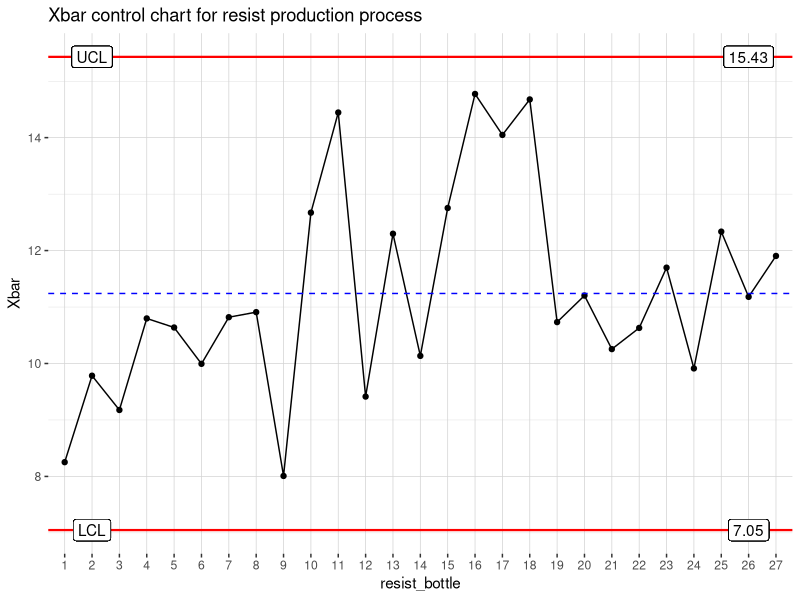
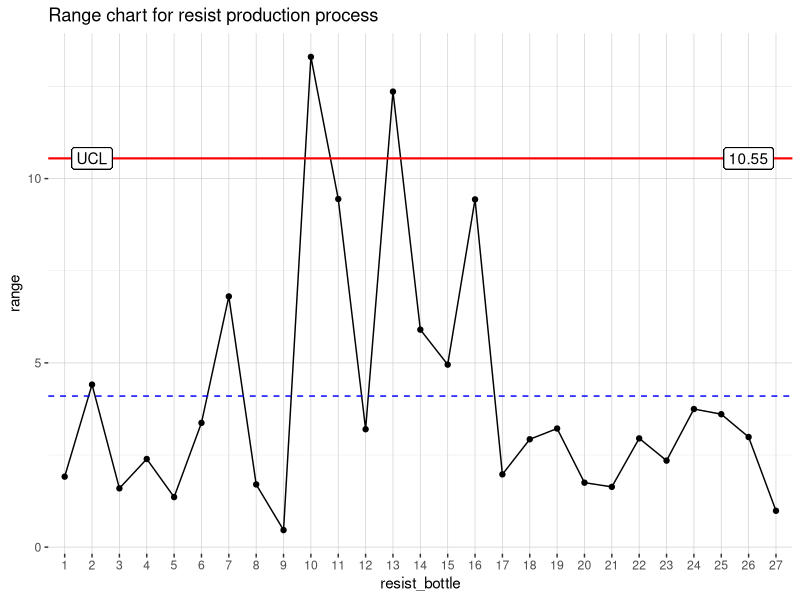
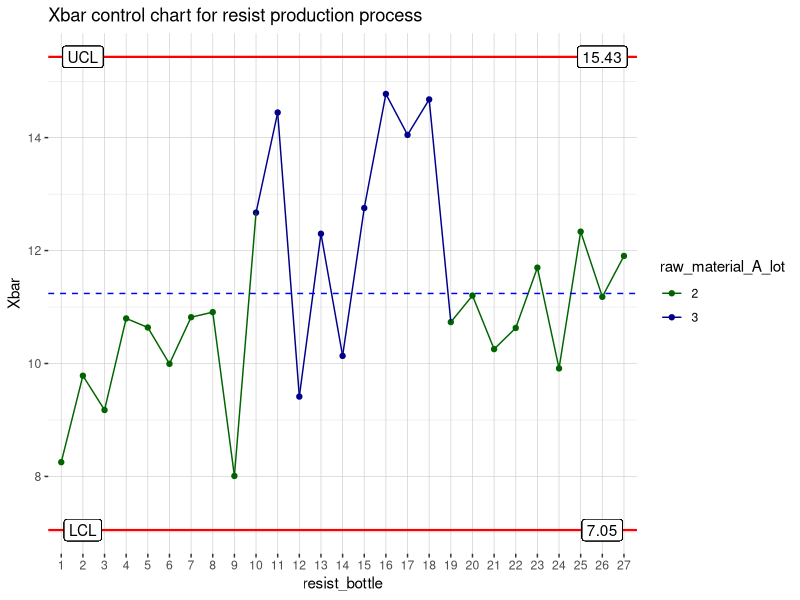
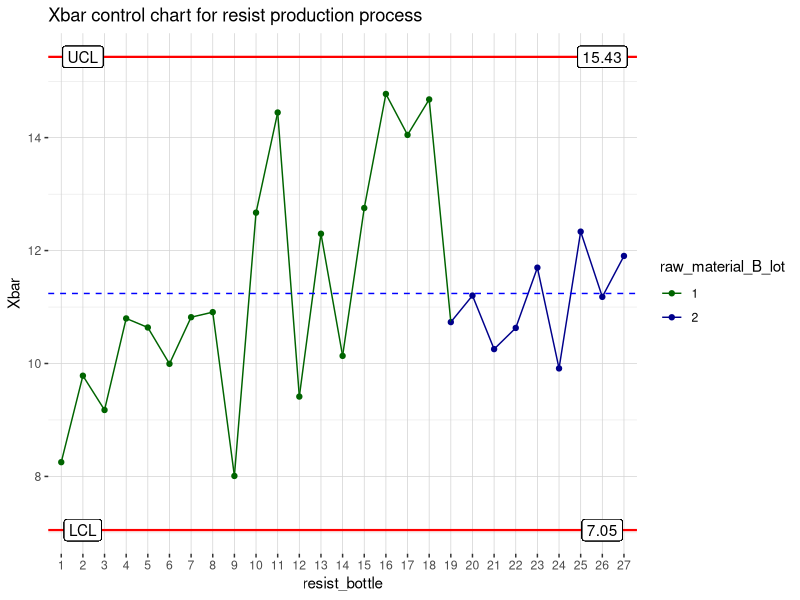

These charts were generated, in order, by the following R code:
## ---- chunk 1
knitr::opts_chunk$set(echo = TRUE)
library(ggplot2)
library(tidyr)
th1<- theme(
  panel.background = element_rect(fill = "white",
                                  colour = "white",
                                  size = 0.25, linetype = "solid"),
  panel.grid.major = element_line(size = 0.25, linetype = 'solid',
                                  colour = "light grey"), 
  panel.grid.minor = element_line(size = 0.1, linetype = 'solid',
                                  colour = "light grey"))
c.palette <- c("dark green", "dark blue", "dark red")
## ---- chunk 2

set.seed(5555)
resist_df1 <- data.frame(
  resist_bottle = as.factor(rep(1:9, each=3)),
  measurment_order = rep(seq(1:3),3),
  coat_thickness = rnorm(n = 3*9, mean = 10, sd = 2),
  batch = as.ordered(rep(1)),
  raw_material_A_lot = as.ordered(rep(2)),
  raw_material_B_lot = as.ordered(rep(1)),
  date_run = seq(as.POSIXct('2019/01/01 00:53:00'), as.POSIXct('2019/01/02 02:53:00'), by="hour")
 
  
) 

resist_df2 <- data.frame(
  resist_bottle = as.factor(rep(10:18, each=3)),
  coat_thickness = rnorm(n = 3*9, mean = 11, sd = 6),
  measurment_order = rep(seq(1:3),3),
  batch = as.ordered(rep(2)),
  raw_material_A_lot = as.ordered(rep(3)),
  raw_material_B_lot = as.ordered(rep(1)),
  date_run = seq(as.POSIXct('2019/01/02 03:53:00'), as.POSIXct('2019/01/03 05:53:00'), by="hour")
  
) 

resist_df3 <- data.frame(
  resist_bottle = as.factor(rep(19:27, each=3)),
  coat_thickness = rnorm(n = 3*9, mean = 10.5, sd = 1.6),
  measurment_order = rep(seq(1:3),3),
  batch = as.ordered(rep(3)),
  raw_material_A_lot = as.ordered(rep(2)),
  raw_material_B_lot = as.ordered(rep(2)),
  date_run = seq(as.POSIXct('2019/01/03 06:53:00'), as.POSIXct('2019/01/04 08:53:00'), by="hour")
) 



resist_df <- rbind(resist_df1, resist_df2, resist_df3)
head(resist_df)
## ---- chunk 3
resist_df_sbset <- resist_df[,-7] #deleting the timestamp column

#wide format to take average of 3 measurments for each sample
resist_df_wide<-spread(resist_df_sbset,measurment_order, coat_thickness )
names(resist_df_wide)[names(resist_df_wide)=="1"] <- "Measurment1"
names(resist_df_wide)[names(resist_df_wide)=="2"] <- "Measurment2"
names(resist_df_wide)[names(resist_df_wide)=="3"] <- "Measurment3"

# new columns for Xbar and range
resist_df_wide$Xbar <- 0
resist_df_wide$range <- 0

#looping through the data to calculate Xbar and range and populating the 
#new empty columns
for(i in 1:nrow(resist_df_wide)) {
  
  subgrp_mean<- (resist_df_wide$Measurment1[i]+resist_df_wide$Measurment2[i]+resist_df_wide$Measurment3[i])/3
  resist_df_wide$Xbar[i] <- subgrp_mean
  subgrp_range <- (max(resist_df_wide$Measurment1[i],resist_df_wide$Measurment2[i],resist_df_wide$Measurment3[i]))-(min(resist_df_wide$Measurment1[i],resist_df_wide$Measurment2[i],resist_df_wide$Measurment3[i]))
  resist_df_wide$range[i] <- subgrp_range
}

#control limit and range calculations
cl<- round(mean(resist_df_wide$Xbar),2)
rnge<- round(mean(resist_df_wide$range),2)
ucl.xbar<- round(cl+1.023*rnge,2)
lcl.xbar<- round(cl-1.023*rnge,2)
ucl.rnge<- round(2.574*rnge,2)

## ---- chunk 4
plt.xbar <-ggplot(resist_df_wide, aes(x=resist_bottle, y=Xbar, group = 1))+
  geom_point()+
  geom_line()+
  geom_hline(aes(yintercept=ucl.xbar), color = "red", size = 0.75)+
  geom_label(aes(x = 1, ucl.xbar, label = "UCL"), nudge_x = 1)+
  geom_label(aes(x = 25, ucl.xbar, label = ucl.xbar), nudge_x = 1)+
  geom_hline(aes(yintercept=lcl.xbar), color = "red", size = 0.75)+
  geom_label(aes(x = 1, lcl.xbar, label = "LCL"), nudge_x = 1)+
  geom_label(aes(x = 25, lcl.xbar, label = lcl.xbar), nudge_x = 1)+
  geom_hline(aes(yintercept=cl), color = "blue", linetype = "dashed", size = 0.5)+
  ggtitle("Xbar control chart for resist production process")+
  th1


plt.rnge <- ggplot(resist_df_wide, aes(x=resist_bottle, y=range, group = 1))+
  geom_point()+
  geom_line()+
  geom_hline(aes(yintercept=ucl.rnge), color = "red", size = 0.75)+
  geom_label(aes(x = 1, ucl.rnge, label = "UCL"), nudge_x = 1)+
  geom_label(aes(x = 25, ucl.rnge, label = ucl.rnge), nudge_x = 1)+
  geom_hline(aes(yintercept=rnge), color = "blue", linetype = "dashed", size = 0.5)+
  ggtitle ("Range chart for resist production process")+
  th1
plt.xbar
plt.rnge
## ---- chunk 5
#Xbar plot color by raw material A lot
resist_df_wide$raw_material_A_lot <- factor(resist_df_wide$raw_material_A_lot, levels = c('2','3'))

plt.xbar.grp.lotA <-ggplot(resist_df_wide, aes(x=resist_bottle, y=Xbar, group = 1, color = raw_material_A_lot))+
  geom_point()+
  scale_color_manual(values = c.palette)+
  geom_line()+
  geom_hline(aes(yintercept=ucl.xbar), color = "red", size = 0.75)+
  geom_label(aes(x = 1, ucl.xbar, label = "UCL"), nudge_x = 1, color = "black")+
  geom_label(aes(x = 25, ucl.xbar, label = ucl.xbar), nudge_x = 1, color = "black")+
  geom_hline(aes(yintercept=lcl.xbar), color = "red", size = 0.75)+
  geom_label(aes(x = 1, lcl.xbar, label = "LCL"), nudge_x = 1, color = "black")+
  geom_label(aes(x = 25, lcl.xbar, label = lcl.xbar), nudge_x = 1, color = "black")+
  geom_hline(aes(yintercept=cl), color = "blue", linetype = "dashed", size = 0.5)+
  ggtitle("Xbar control chart for resist production process")+
  th1

plt.xbar.grp.lotA

#Xbar plot color by raw material B lot
resist_df_wide$raw_material_B_lot <- factor(resist_df_wide$raw_material_B_lot, levels = c('1','2'))

plt.xbar.grp.lotB <-ggplot(resist_df_wide, aes(x=resist_bottle, y=Xbar, group = 1, color = raw_material_B_lot))+
  geom_point()+
  scale_color_manual(values = c.palette)+
  geom_line()+
  geom_hline(aes(yintercept=ucl.xbar), color = "red", size = 0.75)+
  geom_label(aes(x = 1, ucl.xbar, label = "UCL"), nudge_x = 1, color = "black")+
  geom_label(aes(x = 25, ucl.xbar, label = ucl.xbar), nudge_x = 1, color = "black")+
  geom_hline(aes(yintercept=lcl.xbar), color = "red", size = 0.75)+
  geom_label(aes(x = 1, lcl.xbar, label = "LCL"), nudge_x = 1, color = "black")+
  geom_label(aes(x = 25, lcl.xbar, label = lcl.xbar), nudge_x = 1, color = "black")+
  geom_hline(aes(yintercept=cl), color = "blue", linetype = "dashed", size = 0.5)+
  ggtitle("Xbar control chart for resist production process")+
  th1

plt.xbar.grp.lotB

